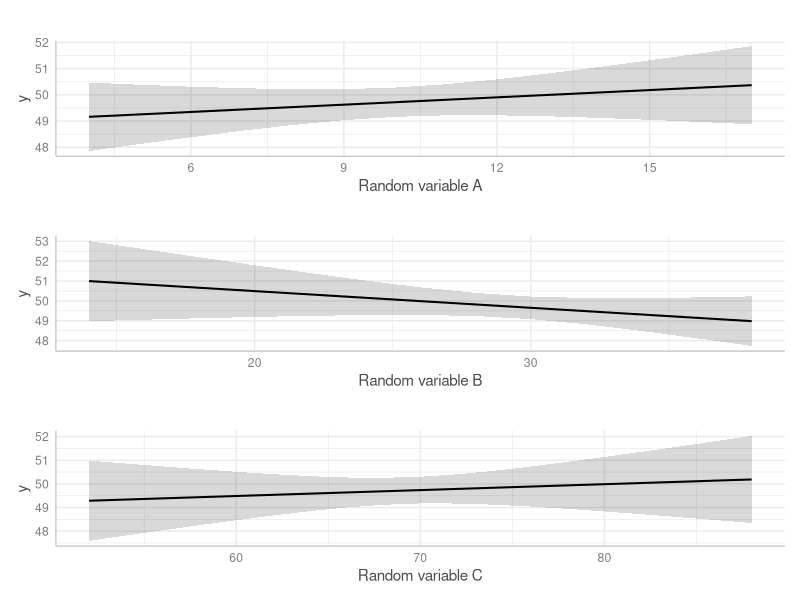

Recreate this plot in R.
# Visuals

n = 50

df <- data.frame(
  y = rnorm(n = n, 50, 2),
  x1 = rnorm(n = n, 10, 3),
  x2 = rnorm(n = n, 20, 4),
  x3 = rnorm(n = n, 30, 5),
  x4 = rnorm(n = n, 40, 6),
  x5 = rnorm(n = n, 50, 7),
  x6 = rnorm(n = n, 60, 7),
  x7 = rnorm(n = n, 70, 6),
  x8 = rnorm(n = n, 80, 5),
  x9 = rnorm(n = n, 90, 4),
  x10 = rnorm(n = n, 100, 2)
)

m <- lm(y ~ x1 + x2 + x3 + x4 + x5 + x6 + x7 + x8 + x9 + x10,
        data = df)

MASS::stepAIC(m)

m1 <- lm(y ~ x1 + x3 + x7,
         data = df)

library(ggeffects)
library(ggplot2)

df_p <- ggpredict(m1, terms = c("x1"))
a <- plot(df_p) +
  labs(title = "",
       x = "Random variable A")

df_p <- ggpredict(m1, terms = c("x3"))
b <- plot(df_p) +
  labs(title = "",
       x = "Random variable B")

df_p <- ggpredict(m1, terms = c("x7"))
c <- plot(df_p) +
  labs(title = "",
       x = "Random variable C")

library(patchwork)

a / b / c
